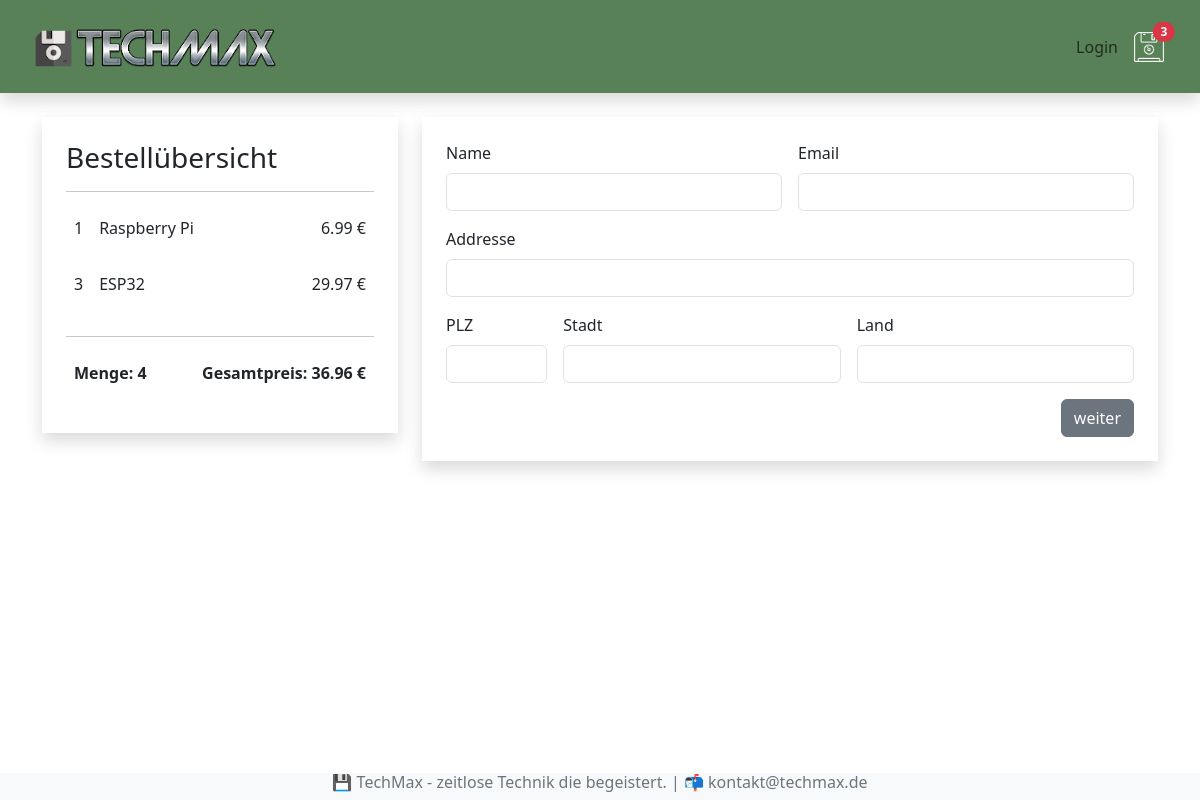
The app's page /kasse/ (signed in) with its own data.
### shop/models.py (models this page shows, shortened)
class BestellteArtikel(models.Model):
    artikel = models.ForeignKey(Artikel, on_delete=models.SET_NULL, null=True, blank=True)
    bestellung = models.ForeignKey(Bestellung, on_delete=models.SET_NULL, null=True, blank=True)
    menge = models.IntegerField(default=0, null=True, blank=True)
    datum = models.DateTimeField(auto_now_add=True)
    @property
    def get_summe(self):
        summe = self.artikel.preis * self.menge
        return summe

class Artikel(models.Model):
    name = models.CharField(max_length=200, null=True)
    beschreibung = models.TextField(null=True, blank=True)
    preis = models.FloatField()
    bild = models.ImageField(null=True, blank=True)

class Bestellung(models.Model):
    kunde = models.ForeignKey(Kunde, on_delete=models.SET_NULL, null=True, blank=True)
    bestelldatum = models.DateTimeField(auto_now_add=True)
    erledigt = models.BooleanField(default=False, null=True, blank=True)
    auftrags_id = models.CharField(max_length=200, null=200)
    @property
    def get_gesamtpreis(self):
        bestellteartikels = self.bestellteartikel_set.all()
        gesamtpreis = sum(artikel.get_summe for artikel in bestellteartikels)
        return gesamtpreis
    @property
    def get_gesamtmenge(self):
        bestellteartikels = self.bestellteartikel_set.all()
        gesamtmenge = sum(artikel.menge for artikel in bestellteartikels)
        return gesamtmenge

### shop/views.py (the view)
# urls.py: path('kasse/', views.kasse, name = "kasse"),
def kasse(request):
    if request.user.is_authenticated:
        kunde = request.user.kunde
        bestellung, created = Bestellung.objects.get_or_create(kunde=kunde, erledigt=False)
        artikels = bestellung.bestellteartikel_set.all()
    else:
        artikels = []
        bestellung = []
    ctx = {"artikels":artikels, "bestellung":bestellung}
    return render(request, 'shop/kasse.html', ctx)

### shop/templates/shop/kasse.html
{% extends 'shop/index.html' %}
{% block content %}
    <div class="row mt-4">
        <div class="col-4">
            <div class="shadow p-4">
                <h3>Bestellübersicht</h3>
                <hr>
                {% for artikel in artikels %}
                <div class="d-flex">
                    <p class="p-2">{{artikel.menge}}</p>
                    <p class="me-auto p-2">{{artikel.artikel.name}}</p>
                    <p class="p-2">{{artikel.get_summe|floatformat:2}} €</p>
                </div>
                {% endfor %}
                <hr>
                <div class="d-flex">
                    <p class="me-auto fw-bold p-2">Menge: {{bestellung.get_gesamtmenge}}</p>
                    <p class="fw-bold p-2">Gesamtpreis: {{bestellung.get_gesamtpreis|floatformat:2}} €</p>
                </div>
            </div>
        </div>
        <div class="col-8">
            <div class="shadow p-4">
                <form class="row g-3">
                    <div class="col-md-6">
                      <label for="inputName" class="form-label">Name</label>
                      <input type="text" class="form-control" id="inputName">
                    </div>
                    <div class="col-md-6">
                        <label for="inputEmail" class="form-label">Email</label>
                        <input type="email" class="form-control" id="inputEmail">
                    </div>
                    <div class="col-12">
                      <label for="inputAddress" class="form-label">Addresse</label>
                      <input type="text" class="form-control" id="inputAddress">
                    </div>
                    <div class="col-md-2">
                        <label for="inputPlz" class="form-label">PLZ</label>
                        <input type="text" class="form-control" id="inputPlz">
                      </div>
                    <div class="col-md-5">
                      <label for="inputStadt" class="form-label">Stadt</label>
                      <input type="text" class="form-control" id="inputStadt">
                    </div>
                    <div class="col-md-5">
                        <label for="inputLand" class="form-label">Land</label>
                        <input type="text" class="form-control" id="inputLand">
                      </div>
                    <div class="col-12 d-flex justify-content-end">
                      <button type="submit" id="formular-button" class="btn btn-secondary">weiter</button>
                    </div>
                  </form>
            </div>
        </div>
    </div>
{% endblock content %}

### records on screen
BestellteArtikel: menge "1", artikel.name "Raspberry Pi", get_summe "6.99"
BestellteArtikel: menge "3", artikel.name "ESP32", get_summe "29.97"
Bestellung: get_gesamtmenge "4", get_gesamtpreis "36.96"
